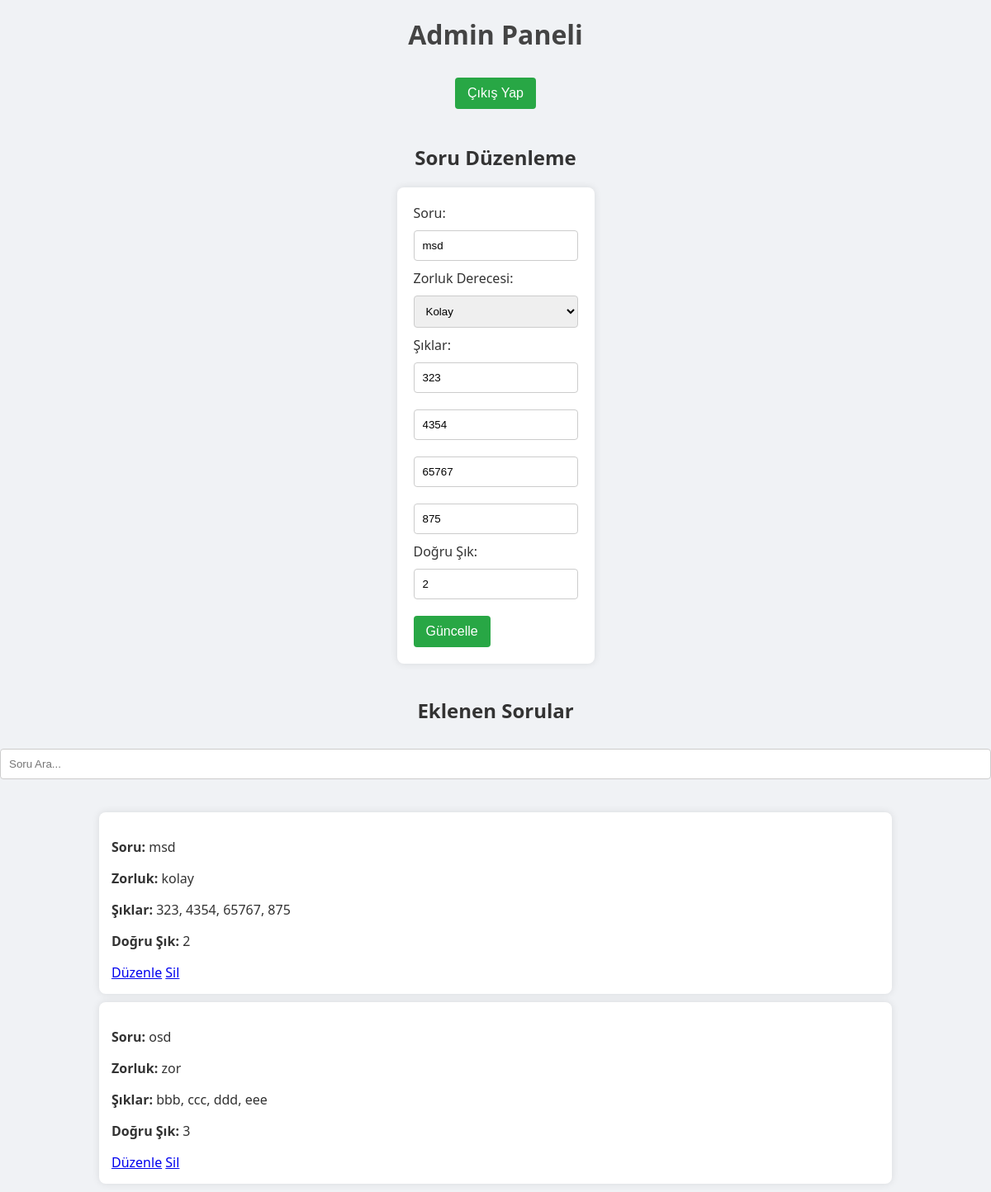
/admin.php?action=edit&id=2 (signed in), run on the app's committed database.
### tables this page shows
CREATE TABLE sorular (id INTEGER PRIMARY KEY, soru TEXT, zorluk TEXT, sik1 TEXT, sik2 TEXT, sik3 TEXT, sik4 TEXT, dogruSik TEXT);

### admin.php (the view, shortened to what this page needs)
<?php
$db = new PDO('sqlite:veriler.db');
if (isset($_GET['action'])) {
    if ($_GET['action'] === 'edit') {
        $id = $_GET['id'];
        $stmt = $db->prepare("SELECT * FROM sorular WHERE id = :id");
        $stmt->bindParam(':id', $id);
        $stmt->execute();
        $editSoru = $stmt->fetch(PDO::FETCH_ASSOC);
    }
}
$sorular = $db->query("SELECT * FROM sorular")->fetchAll(PDO::FETCH_ASSOC);
?>
<!DOCTYPE html>
<html lang="tr">
<head>
    <link rel="stylesheet" href="style.css">
</head>
<body>
    <h1>Admin Paneli</h1>
    <button onclick="window.location.href='login.php'">Çıkış Yap</button>
    <br><br>
    <h2><?php echo isset($editSoru) ? 'Soru Düzenleme' : 'Soru Ekleme'; ?></h2>
    <form method="POST" action="admin.php">
        <label>Soru:</label><br>
        <input type="text" name="soru" value="<?php echo isset($editSoru['soru']) ? htmlspecialchars($editSoru['soru']) : ''; ?>" required><br>
        <label>Zorluk Derecesi:</label><br>
        <select name="zorluk">
            <option value="kolay" <?php echo (isset($editSoru['zorluk']) && $editSoru['zorluk'] === 'kolay') ? 'selected' : ''; ?>>Kolay</option>
        </select><br>
        <label>Şıklar:</label><br>
        <input type="text" name="sik1" value="<?php echo isset($editSoru['sik1']) ? htmlspecialchars($editSoru['sik1']) : ''; ?>" required><br>
        <input type="text" name="sik2" value="<?php echo isset($editSoru['sik2']) ? htmlspecialchars($editSoru['sik2']) : ''; ?>" required><br>
        <input type="text" name="sik3" value="<?php echo isset($editSoru['sik3']) ? htmlspecialchars($editSoru['sik3']) : ''; ?>" required><br>
        <input type="text" name="sik4" value="<?php echo isset($editSoru['sik4']) ? htmlspecialchars($editSoru['sik4']) : ''; ?>" required><br>
        <label>Doğru Şık:</label><br>
        <input type="text" name="dogruSik" value="<?php echo isset($editSoru['dogruSik']) ? htmlspecialchars($editSoru['dogruSik']) : ''; ?>" required><br>
        <button type="submit"><?php echo isset($editSoru) ? 'Güncelle' : 'Kaydet'; ?></button>
    </form>
    <h2>Eklenen Sorular</h2>
    <input type="text" id="soruArama" placeholder="Soru Ara..."><br>
    <div id="soruListesi">
        <?php foreach ($sorular as $soru) : ?>
            <div class="soru-item">
                <p><strong>Soru:</strong> <?php echo htmlspecialchars($soru['soru']); ?></p>
                <p><strong>Zorluk:</strong> <?php echo htmlspecialchars($soru['zorluk']); ?></p>
                <p><strong>Şıklar:</strong> <?php echo htmlspecialchars($soru['sik1']) . ', ' . htmlspecialchars($soru['sik2']) . ', ' . htmlspecialchars($soru['sik3']) . ', ' . htmlspecialchars($soru['sik4']); ?></p>
                <p><strong>Doğru Şık:</strong> <?php echo htmlspecialchars($soru['dogruSik']); ?></p>
                <a href="admin.php?action=edit&id=<?php echo $soru['id']; ?>">Düzenle</a>
                <a href="admin.php?action=delete&id=<?php echo $soru['id']; ?>">Sil</a>
            </div>
        <?php endforeach; ?>
    </div>
</body>
</html>

### style.css (style rules this page uses)
body { font-family: 'Segoe UI', Tahoma, Geneva, Verdana, sans-serif; background-color: #f0f2f5; margin: 0; padding: 0; text-align: center; color: #333; }
h1 { color: #444; margin-top: 20px; font-size: 2em; }
form { background-color: #fff; padding: 20px; border-radius: 8px; box-shadow: 0 0 10px rgba(0, 0, 0, 0.1); margin-bottom: 20px; display: inline-block; text-align: left; }
input[type="text"], input[type="password"], select { padding: 10px; margin: 10px 0; width: 100%; box-sizing: border-box; border: 1px solid #ccc; border-radius: 4px; }
button { padding: 10px 15px; margin-top: 10px; cursor: pointer; background-color: #28a745; color: white; border: none; border-radius: 4px; font-size: 1em; transition: background-color 0.3s; }
#soruListesi { margin-top: 20px; text-align: left; display: inline-block; width: 80%; }
.soru-item { background-color: #fff; padding: 15px; margin: 10px 0; border-radius: 8px; box-shadow: 0 0 10px rgba(0, 0, 0, 0.1); position: relative; }

### data on the page
sorular: soru "msd", zorluk "Kolay", sik1 "323", sik2 "4354", sik3 "65767", sik4 "875", dogruSik "2", zorluk "kolay"
sorular: soru "osd", zorluk "zor", sik1 "bbb", sik2 "ccc", sik3 "ddd", sik4 "eee", dogruSik "3"
